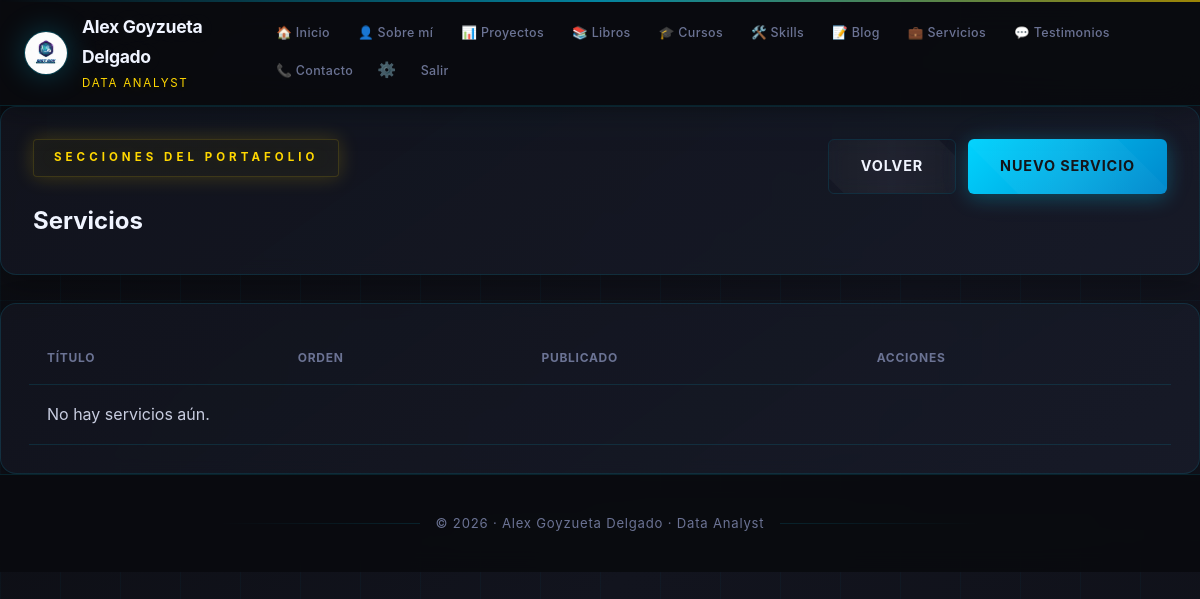
/dashboard/secciones/servicios/ (signed in), run on an earlier commit of the app's database.
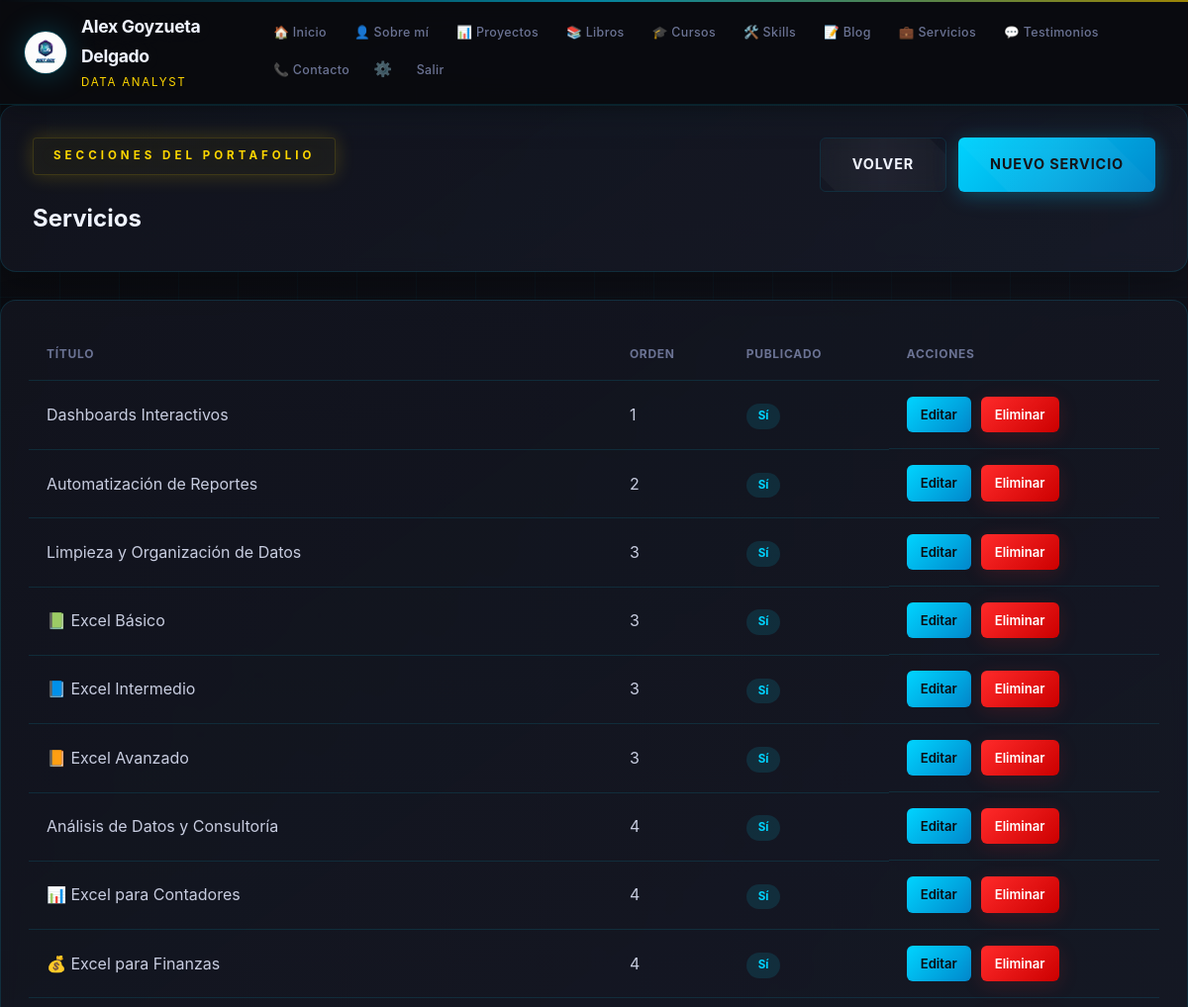
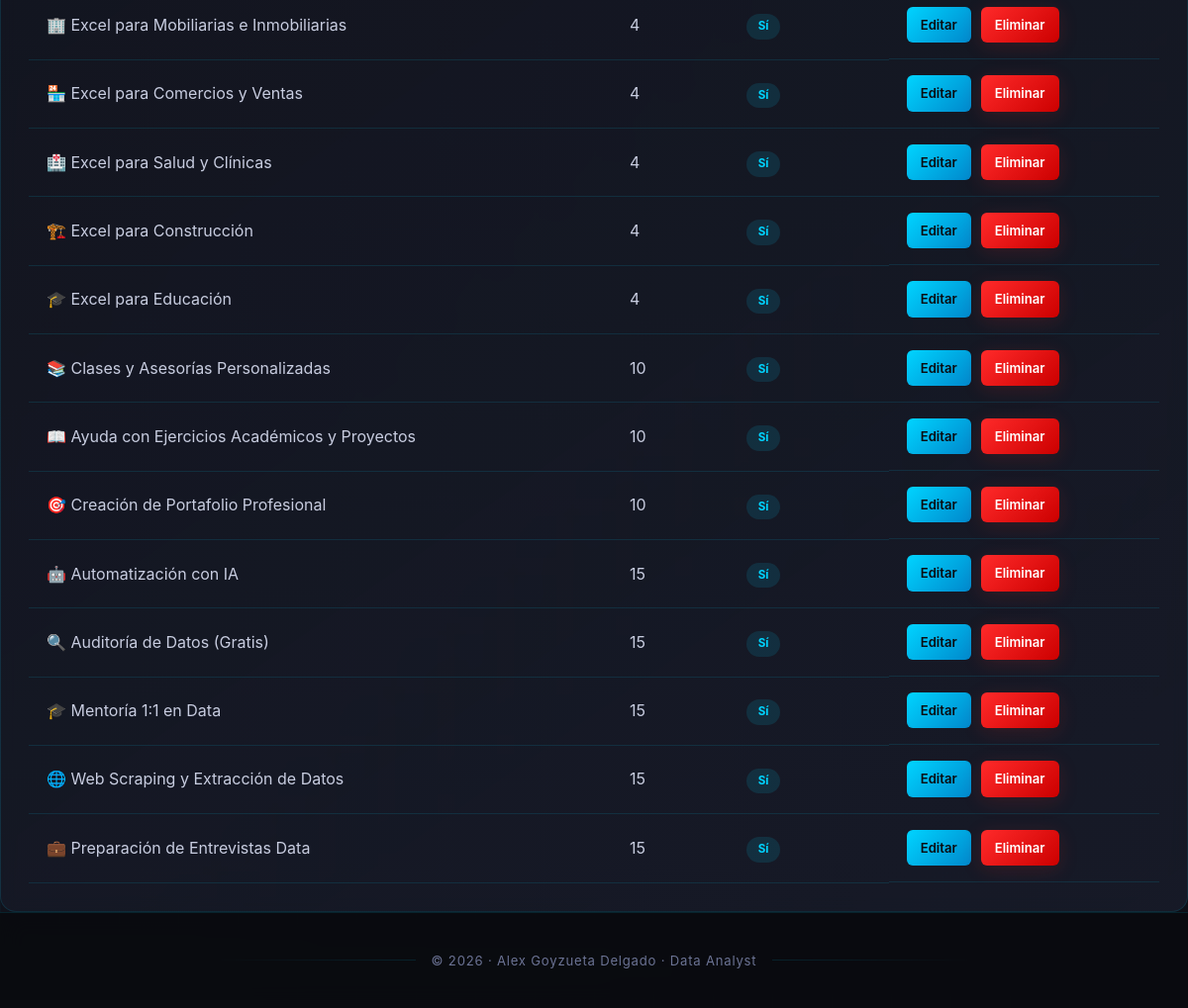
And on a later commit of the database (2 pictures, top to bottom).
### store/models.py (models this page shows, shortened)
class Service(models.Model):
    titulo = models.CharField(max_length=200)
    descripcion = models.TextField(blank=True)
    icono = models.CharField(max_length=200, blank=True, help_text='Clase CSS o emoji')
    orden = models.IntegerField(default=0)
    publicado = models.BooleanField(default=True)
    class Meta:
        verbose_name = 'Servicio'
        verbose_name_plural = 'Servicios'
        ordering = ['orden']

### store/views.py (the view)
# urls.py: path('dashboard/secciones/servicios/', service_list, name='service_list'),
@login_required(login_url='admin_access')
def service_list(request):
    return _section_list(request, Service, 'store/service_list.html', 'items')

### store/views.py (called while the page is built)
def _section_list(request, model, template, context_attr, form_class=None):
    items = model.objects.all()
    return render(request, template, {context_attr: items})

### templates/store/service_list.html (shortened to what this page needs)
{% extends 'store/base.html' %}
{% block content %}
<section class="dashboard-header panel-card">
    <div>
        <span class="eyebrow">Secciones del portafolio</span>
        <h1>Servicios</h1>
    </div>
    <div class="header-actions">
        <a class="button button-secondary" href="{% url 'sections_dashboard' %}">Volver</a>
        <a class="button" href="{% url 'service_create' %}">Nuevo servicio</a>
    </div>
</section>
<section class="table-card panel-card">
    <div class="table-section">
        <table>
            <thead>
                <tr>
                    <th>Título</th>
                    <th>Orden</th>
                    <th>Publicado</th>
                    <th>Acciones</th>
                </tr>
            </thead>
            <tbody>
                {% for item in items %}
                <tr>
                    <td>{{ item.titulo }}</td>
                    <td>{{ item.orden }}</td>
                    <td><span class="badge {{ item.publicado|yesno:'badge-active,badge-muted' }}">{{ item.publicado|yesno:'Sí,No' }}</span></td>
                    <td class="actions-cell">
                        <a class="small-button" href="{% url 'service_update' item.pk %}">Editar</a>
                        <a class="small-button button-danger" href="{% url 'service_delete' item.pk %}">Eliminar</a>
                    </td>
                </tr>
                {% empty %}
                <tr><td colspan="4">No hay servicios aún.</td></tr>
                {% endfor %}
            </tbody>
        </table>
    </div>
</section>
{% endblock %}

What changed in the data, as far as the page shows it:
added Service: titulo "Dashboards Interactivos", orden "1", publicado "Sí"
added Service: titulo "Automatización de Reportes", orden "2", publicado "Sí"
added Service: titulo "Limpieza y Organización de Datos", orden "3", publicado "Sí"
added Service: titulo "📗 Excel Básico", orden "3", publicado "Sí"
added Service: titulo "📘 Excel Intermedio", orden "3", publicado "Sí"
added Service: titulo "📙 Excel Avanzado", orden "3", publicado "Sí"
added Service: titulo "Análisis de Datos y Consultoría", orden "4", publicado "Sí"
added Service: titulo "📊 Excel para Contadores", orden "4", publicado "Sí"
added Service: titulo "💰 Excel para Finanzas", orden "4", publicado "Sí"
added Service: titulo "🏢 Excel para Mobiliarias e Inmobiliarias", orden "4", publicado "Sí"
added Service: titulo "🏪 Excel para Comercios y Ventas", orden "4", publicado "Sí"
added Service: titulo "🏥 Excel para Salud y Clínicas", orden "4", publicado "Sí"
added Service: titulo "🏗️ Excel para Construcción", orden "4", publicado "Sí"
added Service: titulo "🎓 Excel para Educación", orden "4", publicado "Sí"
added Service: titulo "📚 Clases y Asesorías Personalizadas", orden "10", publicado "Sí"
added Service: titulo "📖 Ayuda con Ejercicios Académicos y Proyectos", orden "10", publicado "Sí"
added Service: titulo "🎯 Creación de Portafolio Profesional", orden "10", publicado "Sí"
added Service: titulo "🤖 Automatización con IA", orden "15", publicado "Sí"
added Service: titulo "🔍 Auditoría de Datos (Gratis)", orden "15", publicado "Sí"
added Service: titulo "🎓 Mentoría 1:1 en Data", orden "15", publicado "Sí"
added Service: titulo "🌐 Web Scraping y Extracción de Datos", orden "15", publicado "Sí"
added Service: titulo "💼 Preparación de Entrevistas Data", orden "15", publicado "Sí"
Also different on the page:
text no longer shown: "No hay servicios aún."
